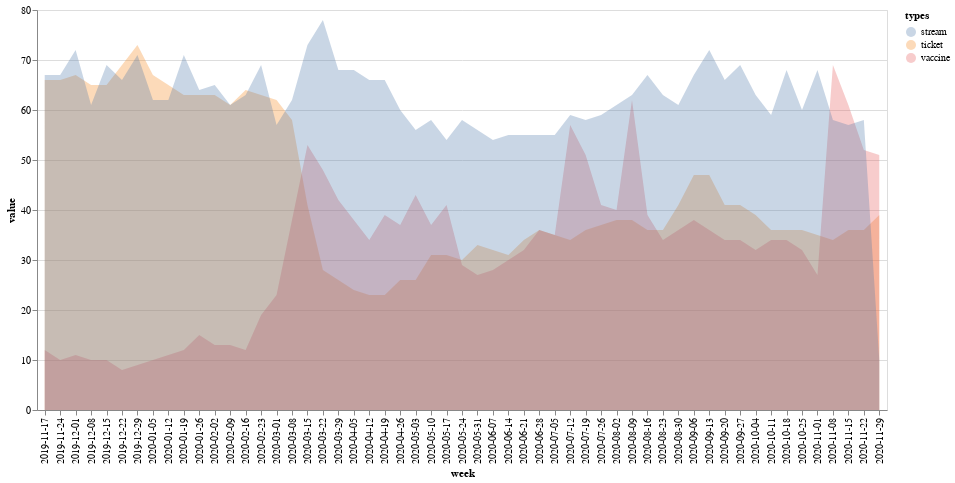

Notebook code cell kept with this figure:
### Code cell
ticket_google_trend_per_week_melted_df = pd.melt(ticket_google_trend_per_week_df,id_vars=["week"],var_name=["types"])

alt.Chart(ticket_google_trend_per_week_melted_df).mark_area(opacity=0.3).encode(
    x = 'week',
    y = alt.Y("value:Q", stack=None),
    color='types',
).properties(
    height=400,
    width=850,
)

### Figure 1 — Vega-Lite specification as saved in the notebook (floating-point values rounded to 4 significant figures; data arrays with more than 128 entries replaced by an {"elided": "..."} marker saying what was removed)
{"config": {"view": {"continuousWidth": 400, "continuousHeight": 300}}, "data": {"name": "data-a256a787be23fd85ed1fba85fb22d3f0"}, "mark": {"type": "area", "opacity": 0.3}, "encoding": {"color": {"type": "nominal", "field": "types"}, "x": {"type": "nominal", "field": "week"}, "y": {"type": "quantitative", "field": "value", "stack": null}}, "height": 400, "width": 850, "$schema": "https://vega.github.io/schema/vega-lite/v4.8.1.json", "datasets": {"data-a256a787be23fd85ed1fba85fb22d3f0": {"elided": "165 records"}}}
